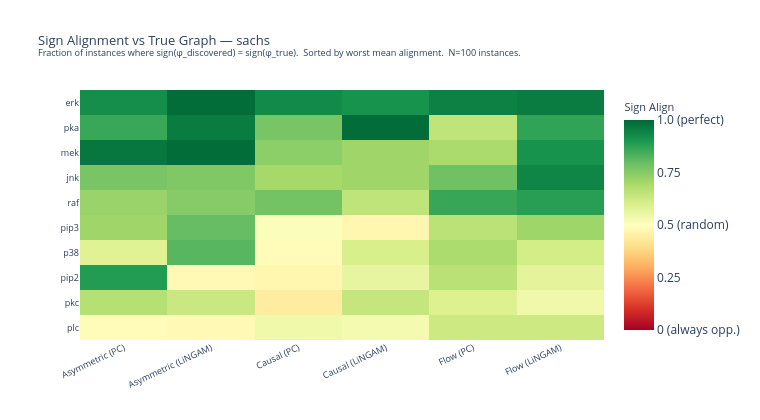
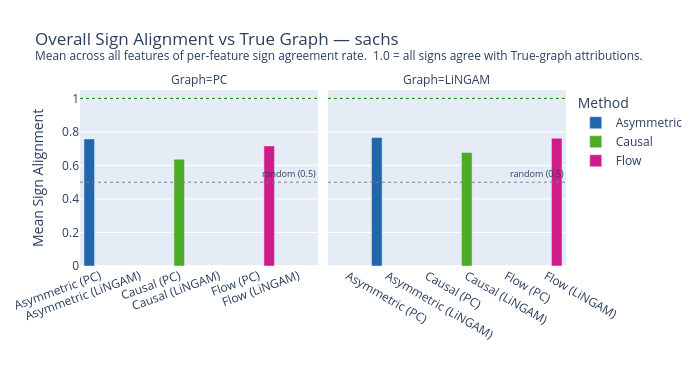

Write notebook code for charts like these, in order.
### Markdown cell above
## 10. True-Graph Alignment (TGA)

Compares SHAP attributions from PC- and LiNGAM-discovered graphs against the **ground-truth Sachs DAG** oracle.

### 10.1. Sign Alignment vs True Graph

$$\text{SignAlign}(m, g, f) = \frac{1}{n}\sum_i \mathbf{1}\!\left[\text{sign}(\varphi^{(m,g)}_{i,f}) = \text{sign}(\varphi^{(m,\text{True})}_{i,f})\right]$$

- **1.0** — signs always agree with the True-graph attribution.
- **0.5** — random (half positive, half negative).
- **0.0** — signs always disagree.

**Note:** Metrics already computed in section 4. Using pre-computed `sign_align`.

### Code cell
# ── Metrics already computed in section 4 ─────────────────────────────────────
# Using pre-computed sign_align

if sign_align:
    sa_rows = []
    for meth in BASE_METHODS:
        for g in DISC_GRAPHS_TGA:
            if (meth, g) not in sign_align:
                continue
            arr = sign_align[(meth, g)]
            sa_rows.append(dict(
                Method=meth, Graph=g,
                MeanAlign=float(np.nanmean(arr)),
                label=f'{meth} ({g})',
            ))
    df_sa = pd.DataFrame(sa_rows)

    fig_sa_hmap = plot_sign_alignment_heatmap(
        sign_align, BASE_METHODS, DISC_GRAPHS_TGA, feature_names,
        DATASET, N_TRUE_INSTANCES, save_dir=PLOTS_DIR,
    )
    fig_sa_bar = plot_sign_alignment_bar(
        df_sa, sign_align, METHOD_COLORS, DATASET, save_dir=PLOTS_DIR,
    )
else:
    print('⚠️  No sign-alignment data computed.')

### Figure 1 — Plotly figure (JSON) as saved in the notebook; plotly's stock layout.template omitted (floating-point values rounded to 4 significant figures)
{"data": [{"colorbar": {"ticktext": ["0 (always opp.)", "0.25", "0.5 (random)", "0.75", "1.0 (perfect)"], "tickvals": [0, 0.25, 0.5, 0.75, 1], "title": {"font": {"size": 11}, "text": "Sign Align"}}, "colorscale": [[0, "rgb(165,0,38)"], [0.1, "rgb(215,48,39)"], [0.2, "rgb(244,109,67)"], [0.3, "rgb(253,174,97)"], [0.4, "rgb(254,224,139)"], [0.5, "rgb(255,255,191)"], [0.6, "rgb(217,239,139)"], [0.7, "rgb(166,217,106)"], [0.8, "rgb(102,189,99)"], [0.9, "rgb(26,152,80)"], [1, "rgb(0,104,55)"]], "hovertemplate": "<b>%{y}</b> — %{x}<br>Sign Align = %{z:.3f}<extra></extra>", "type": "heatmap", "x": ["Asymmetric (PC)", "Asymmetric (LiNGAM)", "Causal (PC)", "Causal (LiNGAM)", "Flow (PC)", "Flow (LiNGAM)"], "y": ["plc", "pkc", "pip2", "p38", "pip3", "raf", "jnk", "mek", "pka", "erk"], "z": [[0.49, 0.48, 0.54, 0.53, 0.6263, 0.6263], [0.67, 0.63, 0.44, 0.64, 0.59, 0.54], [0.89, 0.48, 0.47, 0.56, 0.6632, 0.5684], [0.58, 0.82, 0.49, 0.6, 0.6889, 0.6111], [0.71, 0.8, 0.51, 0.47, 0.6598, 0.7113], [0.72, 0.75, 0.78, 0.65, 0.8617, 0.883], [0.77, 0.76, 0.7, 0.71, 0.7857, 0.9405], [0.97, 0.99, 0.74, 0.71, 0.69, 0.91], [0.86, 0.96, 0.77, 0.99, 0.65, 0.87], [0.92, 0.99, 0.93, 0.91, 0.9485, 0.9588]], "zmax": 1, "zmin": 0}], "layout": {"height": 420, "margin": {"b": 80, "l": 80, "r": 80, "t": 90}, "title": {"font": {"size": 13}, "text": "Sign Alignment vs True Graph — sachs<br><sup>Fraction of instances where sign(φ_discovered) = sign(φ_true).  Sorted by worst mean alignment.  N=100 instances.</sup>"}, "width": 760, "xaxis": {"tickangle": -25, "tickfont": {"size": 9}}, "yaxis": {"tickfont": {"size": 9}}}}

### Figure 2 — Plotly figure (JSON) as saved in the notebook; plotly's stock layout.template omitted (floating-point values rounded to 4 significant figures)
{"data": [{"alignmentgroup": "True", "hovertemplate": "Method=Asymmetric<br>Graph=PC<br>=%{x}<br>Mean Sign Alignment=%{y}<extra></extra>", "legendgroup": "Asymmetric", "marker": {"color": "#2166ac", "pattern": {"shape": ""}}, "name": "Asymmetric", "offsetgroup": "Asymmetric", "orientation": "v", "showlegend": true, "textposition": "auto", "type": "bar", "x": ["Asymmetric (PC)"], "xaxis": "x", "y": [0.758], "yaxis": "y"}, {"alignmentgroup": "True", "hovertemplate": "Method=Asymmetric<br>Graph=LiNGAM<br>=%{x}<br>Mean Sign Alignment=%{y}<extra></extra>", "legendgroup": "Asymmetric", "marker": {"color": "#2166ac", "pattern": {"shape": ""}}, "name": "Asymmetric", "offsetgroup": "Asymmetric", "orientation": "v", "showlegend": false, "textposition": "auto", "type": "bar", "x": ["Asymmetric (LiNGAM)"], "xaxis": "x2", "y": [0.766], "yaxis": "y2"}, {"alignmentgroup": "True", "hovertemplate": "Method=Causal<br>Graph=PC<br>=%{x}<br>Mean Sign Alignment=%{y}<extra></extra>", "legendgroup": "Causal", "marker": {"color": "#4dac26", "pattern": {"shape": ""}}, "name": "Causal", "offsetgroup": "Causal", "orientation": "v", "showlegend": true, "textposition": "auto", "type": "bar", "x": ["Causal (PC)"], "xaxis": "x", "y": [0.637], "yaxis": "y"}, {"alignmentgroup": "True", "hovertemplate": "Method=Causal<br>Graph=LiNGAM<br>=%{x}<br>Mean Sign Alignment=%{y}<extra></extra>", "legendgroup": "Causal", "marker": {"color": "#4dac26", "pattern": {"shape": ""}}, "name": "Causal", "offsetgroup": "Causal", "orientation": "v", "showlegend": false, "textposition": "auto", "type": "bar", "x": ["Causal (LiNGAM)"], "xaxis": "x2", "y": [0.677], "yaxis": "y2"}, {"alignmentgroup": "True", "hovertemplate": "Method=Flow<br>Graph=PC<br>=%{x}<br>Mean Sign Alignment=%{y}<extra></extra>", "legendgroup": "Flow", "marker": {"color": "#d01c8b", "pattern": {"shape": ""}}, "name": "Flow", "offsetgroup": "Flow", "orientation": "v", "showlegend": true, "textposition": "auto", "type": "bar", "x": ["Flow (PC)"], "xaxis": "x", "y": [0.7164], "yaxis": "y"}, {"alignmentgroup": "True", "hovertemplate": "Method=Flow<br>Graph=LiNGAM<br>=%{x}<br>Mean Sign Alignment=%{y}<extra></extra>", "legendgroup": "Flow", "marker": {"color": "#d01c8b", "pattern": {"shape": ""}}, "name": "Flow", "offsetgroup": "Flow", "orientation": "v", "showlegend": false, "textposition": "auto", "type": "bar", "x": ["Flow (LiNGAM)"], "xaxis": "x2", "y": [0.7619], "yaxis": "y2"}], "layout": {"annotations": [{"showarrow": false, "text": "Graph=PC", "x": 0.245, "xanchor": "center", "xref": "paper", "y": 1, "yanchor": "bottom", "yref": "paper"}, {"showarrow": false, "text": "Graph=LiNGAM", "x": 0.755, "xanchor": "center", "xref": "paper", "y": 1, "yanchor": "bottom", "yref": "paper"}, {"font": {"size": 9}, "showarrow": false, "text": "random (0.5)", "x": 1, "xanchor": "right", "xref": "x domain", "y": 0.5, "yanchor": "bottom", "yref": "y"}, {"font": {"size": 9}, "showarrow": false, "text": "random (0.5)", "x": 1, "xanchor": "right", "xref": "x2 domain", "y": 0.5, "yanchor": "bottom", "yref": "y2"}], "barmode": "group", "height": 380, "legend": {"title": {"text": "Method"}, "tracegroupgap": 0}, "margin": {"b": 80, "t": 90}, "shapes": [{"line": {"color": "gray", "dash": "dot", "width": 1}, "type": "line", "x0": 0, "x1": 1, "xref": "x domain", "y0": 0.5, "y1": 0.5, "yref": "y"}, {"line": {"color": "gray", "dash": "dot", "width": 1}, "type": "line", "x0": 0, "x1": 1, "xref": "x2 domain", "y0": 0.5, "y1": 0.5, "yref": "y2"}, {"line": {"color": "green", "dash": "dot", "width": 1}, "type": "line", "x0": 0, "x1": 1, "xref": "x domain", "y0": 1, "y1": 1, "yref": "y"}, {"line": {"color": "green", "dash": "dot", "width": 1}, "type": "line", "x0": 0, "x1": 1, "xref": "x2 domain", "y0": 1, "y1": 1, "yref": "y2"}], "showlegend": true, "title": {"text": "Overall Sign Alignment vs True Graph — sachs<br><sup>Mean across all features of per-feature sign agreement rate.  1.0 = all signs agree with True-graph attributions.</sup>"}, "width": 700, "xaxis": {"anchor": "y", "domain": [0, 0.49], "tickangle": -20, "title": {"text": ""}}, "xaxis2": {"anchor": "y2", "domain": [0.51, 1], "matches": "x", "title": {"text": ""}}, "yaxis": {"anchor": "x", "domain": [0, 1], "range": [0, 1.05], "title": {"text": "Mean Sign Alignment"}}, "yaxis2": {"anchor": "x2", "domain": [0, 1], "matches": "y", "showticklabels": false}}}
